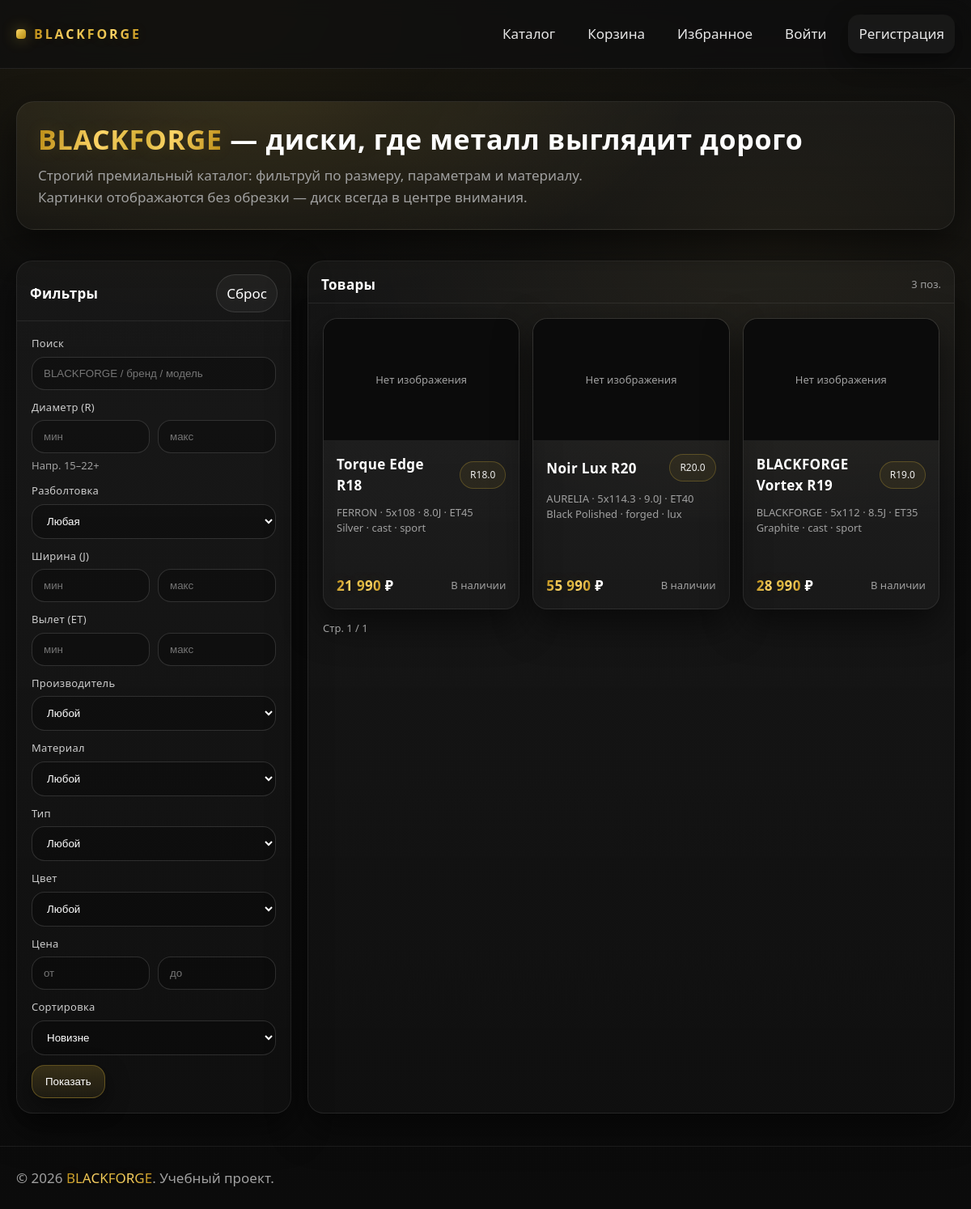
The page / on the database its author committed.
### tables this page shows
CREATE TABLE IF NOT EXISTS products (
  id INT UNSIGNED NOT NULL AUTO_INCREMENT PRIMARY KEY,
  name VARCHAR(220) NOT NULL,
  brand VARCHAR(120) NOT NULL,
  description TEXT NULL,
  diameter_inch DECIMAL(4,1) NOT NULL,            
  bolt_pattern VARCHAR(40) NOT NULL,              
  width_inch DECIMAL(4,1) NOT NULL,               
  et_offset INT NOT NULL,                         
  material ENUM('cast','forged') NOT NULL,        
  type ENUM('sport','lux') NOT NULL,              
  color VARCHAR(80) NOT NULL,
  price DECIMAL(12,2) NOT NULL,
  stock_qty INT NOT NULL DEFAULT 0,
  popularity INT NOT NULL DEFAULT 0,
  created_at TIMESTAMP NOT NULL DEFAULT CURRENT_TIMESTAMP,
  updated_at TIMESTAMP NULL DEFAULT NULL ON UPDATE CURRENT_TIMESTAMP,
  KEY idx_products_brand (brand),
  KEY idx_products_diameter (diameter_inch),
  KEY idx_products_price (price),
  KEY idx_products_popularity (popularity),
  KEY idx_products_created (created_at)
);

### app/includes/config.php (called while the page is built, shortened)
<?php
return [
    'db' => [
        'host' => '127.0.0.1',
        'port' => 3306,
        'name' => 'blackforge',
        'user' => 'root',
        'pass' => '',
        'charset' => 'utf8mb4',
    ],
    'app' => [
        'base_url' => '/blackforge/public',
        'uploads_dir' => __DIR__ . '/../../public/uploads',
        'uploads_url' => '/blackforge/public/uploads',
        'max_upload_bytes' => 8 * 1024 * 1024,
    ],
];

### app/includes/db.php (called while the page is built, shortened)
<?php
function db(): PDO
{
    static $pdo = null;
    if ($pdo instanceof PDO) {
        return $pdo;
    }
    $cfg = require __DIR__ . '/config.php';
    $db = $cfg['db'];
    $dsn = sprintf(
        'mysql:host=%s;port=%d;dbname=%s;charset=%s',
        $db['host'],
        (int)$db['port'],
        $db['name'],
        $db['charset']
    );
    $pdo = new PDO($dsn, $db['user'], $db['pass'], [
        PDO::ATTR_ERRMODE => PDO::ERRMODE_EXCEPTION,
        PDO::ATTR_DEFAULT_FETCH_MODE => PDO::FETCH_ASSOC,
        PDO::ATTR_EMULATE_PREPARES => false,
    ]);
    return $pdo;
}

### app/includes/view.php (called while the page is built, shortened)
<?php
function e(?string $s): string
{
    return htmlspecialchars((string)$s, ENT_QUOTES | ENT_SUBSTITUTE, 'UTF-8');
}
function app_config(): array
{
    static $cfg = null;
    if (is_array($cfg)) {
        return $cfg;
    }
    $cfg = require __DIR__ . '/config.php';
    return $cfg;
}
function base_url(string $path = ''): string
{
    $cfg = app_config();
    $base = rtrim((string)$cfg['app']['base_url'], '/');
    $path = ltrim($path, '/');
    return $path === '' ? $base . '/' : $base . '/' . $path;
}

### app/includes/auth.php (called while the page is built, shortened)
<?php
require_once __DIR__ . '/db.php';
require_once __DIR__ . '/view.php';
function current_user(): ?array
{
    if (empty($_SESSION['user_id'])) {
        return null;
    }
    $id = (int)$_SESSION['user_id'];
    $stmt = db()->prepare('SELECT id, email, full_name, birth_date, role, created_at FROM users WHERE id = ?');
    $stmt->execute([$id]);
    $u = $stmt->fetch();
    return $u ?: null;
}

### public/index.php (the view, shortened to what this page needs)
<?php
require_once __DIR__ . '/../app/includes/layout.php';
require_once __DIR__ . '/../app/includes/db.php';
require_once __DIR__ . '/../app/includes/view.php';
$diameterMin = isset($_GET['r_min']) ? (float)$_GET['r_min'] : null;
$diameterMax = isset($_GET['r_max']) ? (float)$_GET['r_max'] : null;
$widthMin = isset($_GET['w_min']) ? (float)$_GET['w_min'] : null;
$widthMax = isset($_GET['w_max']) ? (float)$_GET['w_max'] : null;
$etMin = isset($_GET['et_min']) ? (int)$_GET['et_min'] : null;
$etMax = isset($_GET['et_max']) ? (int)$_GET['et_max'] : null;
$priceMin = isset($_GET['p_min']) ? (float)$_GET['p_min'] : null;
$priceMax = isset($_GET['p_max']) ? (float)$_GET['p_max'] : null;
$q = isset($_GET['q']) ? trim((string)$_GET['q']) : '';
$sort = isset($_GET['sort']) ? (string)$_GET['sort'] : 'new';
$sortSql = 'p.created_at DESC';
$page = max(1, (int)($_GET['page'] ?? 1));
$perPage = 9;
$offset = ($page - 1) * $perPage;
$where = [];
$params = [];
$whereSql = $where ? ('WHERE ' . implode(' AND ', $where)) : '';
$stmt = db()->prepare("SELECT COUNT(*) AS c FROM products p $whereSql");
$stmt->execute($params);
$total = (int)($stmt->fetch()['c'] ?? 0);
$pages = max(1, (int)ceil($total / $perPage));
$sql = "
SELECT
  p.*,
  (SELECT url FROM product_images i WHERE i.product_id=p.id ORDER BY i.is_primary DESC, i.id ASC LIMIT 1) AS image_url
FROM products p
$whereSql
ORDER BY $sortSql
LIMIT $perPage OFFSET $offset
";
$stmt = db()->prepare($sql);
$stmt->execute($params);
$products = $stmt->fetchAll();
render_header('BLACKFORGE — Каталог');
?>
<section class="hero">
  <div class="hero__card">
    <h1 class="hero__title"><span class="gold">BLACKFORGE</span> — диски, где металл выглядит дорого</h1>
    <p class="hero__sub">Строгий премиальный каталог: фильтруй по размеру, параметрам и материалу. Картинки отображаются без обрезки — диск всегда в центре внимания.</p>
  </div>
</section>
<section class="grid">
  <aside class="panel">
    <div class="panel__head">
      <div class="row">
        <div style="font-weight:800; letter-spacing:.02em;">Фильтры</div>
        <a class="tab" href="<?= e(base_url('index.php')) ?>">Сброс</a>
      </div>
    </div>
    <div class="panel__body">
      <form method="get" action="<?= e(base_url('index.php')) ?>">
        <div class="field">
          <div class="label">Поиск</div>
          <input class="input" name="q" value="<?= e($q) ?>" placeholder="BLACKFORGE / бренд / модель">
        </div>
        <div class="field">
          <div class="label">Диаметр (R)</div>
          <div class="row">
            <input class="input" style="width:50%" name="r_min" value="<?= e($diameterMin !== null ? (string)$diameterMin : '') ?>" placeholder="мин">
            <input class="input" style="width:50%" name="r_max" value="<?= e($diameterMax !== null ? (string)$diameterMax : '') ?>" placeholder="макс">
          </div>
          <div class="hint">Напр. 15–22+</div>
        </div>
        <div class="field">
          <div class="label">Разболтовка</div>
          <select class="select" name="bolt">
            <option value="">Любая</option>
          </select>
        </div>
        <div class="field">
          <div class="label">Ширина (J)</div>
          <div class="row">
            <input class="input" style="width:50%" name="w_min" value="<?= e($widthMin !== null ? (string)$widthMin : '') ?>" placeholder="мин">
            <input class="input" style="width:50%" name="w_max" value="<?= e($widthMax !== null ? (string)$widthMax : '') ?>" placeholder="макс">
          </div>
        </div>
        <div class="field">
          <div class="label">Вылет (ET)</div>
          <div class="row">
            <input class="input" style="width:50%" name="et_min" value="<?= e($etMin !== null ? (string)$etMin : '') ?>" placeholder="мин">
            <input class="input" style="width:50%" name="et_max" value="<?= e($etMax !== null ? (string)$etMax : '') ?>" placeholder="макс">
          </div>
        </div>
        <div class="field">
          <div class="label">Производитель</div>
          <select class="select" name="brand">
            <option value="">Любой</option>
          </select>
        </div>
        <div class="field">
          <div class="label">Материал</div>
          <select class="select" name="material">
            <option value="">Любой</option>
          </select>
        </div>
        <div class="field">
          <div class="label">Тип</div>
          <select class="select" name="type">
            <option value="">Любой</option>
          </select>
        </div>
        <div class="field">
          <div class="label">Цвет</div>
          <select class="select" name="color">
            <option value="">Любой</option>
          </select>
        </div>
        <div class="field">
          <div class="label">Цена</div>
          <div class="row">
            <input class="input" style="width:50%" name="p_min" value="<?= e($priceMin !== null ? (string)$priceMin : '') ?>" placeholder="от">
            <input class="input" style="width:50%" name="p_max" value="<?= e($priceMax !== null ? (string)$priceMax : '') ?>" placeholder="до">
          </div>
        </div>
        <div class="field">
          <div class="label">Сортировка</div>
          <select class="select" name="sort">
            <option value="new" <?= $sort === 'new' ? 'selected' : '' ?>>Новизне</option>
          </select>
        </div>
        <button class="btn" type="submit">Показать</button>
      </form>
    </div>
  </aside>
  <div class="panel">
    <div class="panel__head">
      <div class="row">
        <div style="font-weight:800; letter-spacing:.02em;">Товары</div>
        <div class="hint"><?= (int)$total ?> поз.</div>
      </div>
    </div>
    <div class="panel__body">
      <?php if (!$products): ?>
        <div class="alert">Ничего не найдено — попробуй ослабить фильтры.</div>
      <?php else: ?>
        <div class="products">
          <?php foreach ($products as $p): ?>
            <a class="card" href="<?= e(base_url('product.php?id=' . (int)$p['id'])) ?>">
              <div class="card__img">
                <?php if (!empty($p['image_url'])): ?>
                  <img src="<?= e((string)$p['image_url']) ?>" alt="<?= e((string)$p['name']) ?>">
                <?php else: ?>
                  <div class="hint">Нет изображения</div>
                <?php endif; ?>
              </div>
              <div class="card__body">
                <div class="row">
                  <div class="card__title"><?= e((string)$p['name']) ?></div>
                  <span class="badge">R<?= e((string)$p['diameter_inch']) ?></span>
                </div>
                <div class="card__meta">
                  <?= e((string)$p['brand']) ?> · <?= e((string)$p['bolt_pattern']) ?> · <?= e((string)$p['width_inch']) ?>J · ET<?= e((string)$p['et_offset']) ?><br>
                  <?= e((string)$p['color']) ?> · <?= e((string)$p['material']) ?> · <?= e((string)$p['type']) ?>
                </div>
                <div class="row" style="margin-top:auto;">
                  <div class="price"><span class="gold"><?= number_format((float)$p['price'], 0, '.', ' ') ?></span> ₽</div>
                  <div class="hint"><?= (int)$p['stock_qty'] > 0 ? 'В наличии' : 'Нет' ?></div>
                </div>
              </div>
            </a>
          <?php endforeach; ?>
        </div>
        <div style="display:flex; gap:10px; justify-content:space-between; margin-top:14px; align-items:center;">
          <div class="hint">Стр. <?= (int)$page ?> / <?= (int)$pages ?></div>
        </div>
      <?php endif; ?>
    </div>
  </div>
</section>
<?php render_footer(); ?>

### app/includes/layout.php (shortened to what this page needs)
<?php
require_once __DIR__ . '/view.php';
require_once __DIR__ . '/auth.php';
function render_header(string $title = 'BLACKFORGE'): void
{
    $u = current_user();
    ?>
    <!doctype html>
    <html lang="ru">
    <head>
        <link rel="stylesheet" href="<?= e(base_url('assets/css/styles.css')) ?>">
    </head>
    <body>
    <div class="topbar">
        <div class="container">
            <div class="topbar__inner">
                <a class="logo" href="<?= e(base_url('index.php')) ?>">
                    <span class="logo__mark"></span>
                    <span class="gold">BLACKFORGE</span>
                </a>
                <nav class="nav">
                    <a href="<?= e(base_url('index.php')) ?>">Каталог</a>
                    <a href="<?= e(base_url('cart.php')) ?>">Корзина</a>
                    <a href="<?= e(base_url('favorites.php')) ?>">Избранное</a>
                    <?php if ($u): ?>
                        <?php if (($u['role'] ?? '') === 'admin'): ?>
                            <a href="<?= e(base_url('admin/index.php')) ?>">Админ</a>
                        <?php endif; ?>
                        <a href="<?= e(base_url('logout.php')) ?>">Выйти</a>
                    <?php else: ?>
                        <a href="<?= e(base_url('login.php')) ?>">Войти</a>
                        <a class="btn btn--ghost" href="<?= e(base_url('register.php')) ?>">Регистрация</a>
                    <?php endif; ?>
                </nav>
            </div>
        </div>
    </div>
    <main class="container">
    <?php
}
function render_footer(): void
{
    ?>
    </main>
    <footer class="footer">
        <div class="container">
            <div>© <?= date('Y') ?> <span class="gold">BLACKFORGE</span>. Учебный проект.</div>
        </div>
    </footer>
    </body>
    </html>
    <?php
}

### rows shown on the page
products: name "Torque Edge R18", diameter_inch "18.0", brand "FERRON", bolt_pattern "5x108", width_inch "8.0", et_offset "45", color "Silver", material "cast", type "sport", stock_qty "В наличии"
products: name "Noir Lux R20", diameter_inch "20.0", brand "AURELIA", bolt_pattern "5x114.3", width_inch "9.0", et_offset "40", color "Black Polished", material "forged", type "lux", stock_qty "В наличии"
products: name "BLACKFORGE Vortex R19", diameter_inch "19.0", brand "BLACKFORGE", bolt_pattern "5x112", width_inch "8.5", et_offset "35", color "Graphite", material "cast", type "sport", stock_qty "В наличии"

### other values the page prints
$total "3"
$page "1"
$pages "1"
